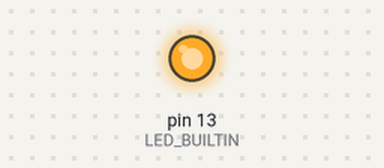
Simulated run of this sketch. Board: Arduino Uno, built with avr-gcc and run on an emulated ATmega328P. On the bench: output pins drawn as LEDs (lit = HIGH).

Above: at 0.1 s.
At 2.6 s:
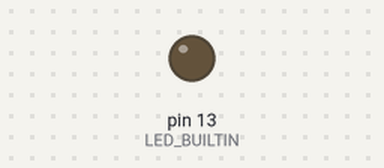
Timing chart, 0 to 4.1 s (numbered marks = the images above):
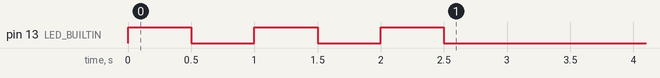

The sketch:

Blink.ino
```cpp
//blink
//20240430

// the setup function runs once when you press reset or power the board
void setup() {
  // initialize digital pin LED_BUILTIN as an output.
  pinMode(LED_BUILTIN, OUTPUT);
  int c=0;
  for(c=0;c<3;c++)
  {
    digitalWrite(LED_BUILTIN, HIGH);
    delay(500);
    digitalWrite(LED_BUILTIN, LOW);
    delay(500);
  }
}

// the loop function runs over and over again forever
void loop() {
  digitalWrite(LED_BUILTIN, LOW);   // turn the LED off by making the voltage LOW
}
```
